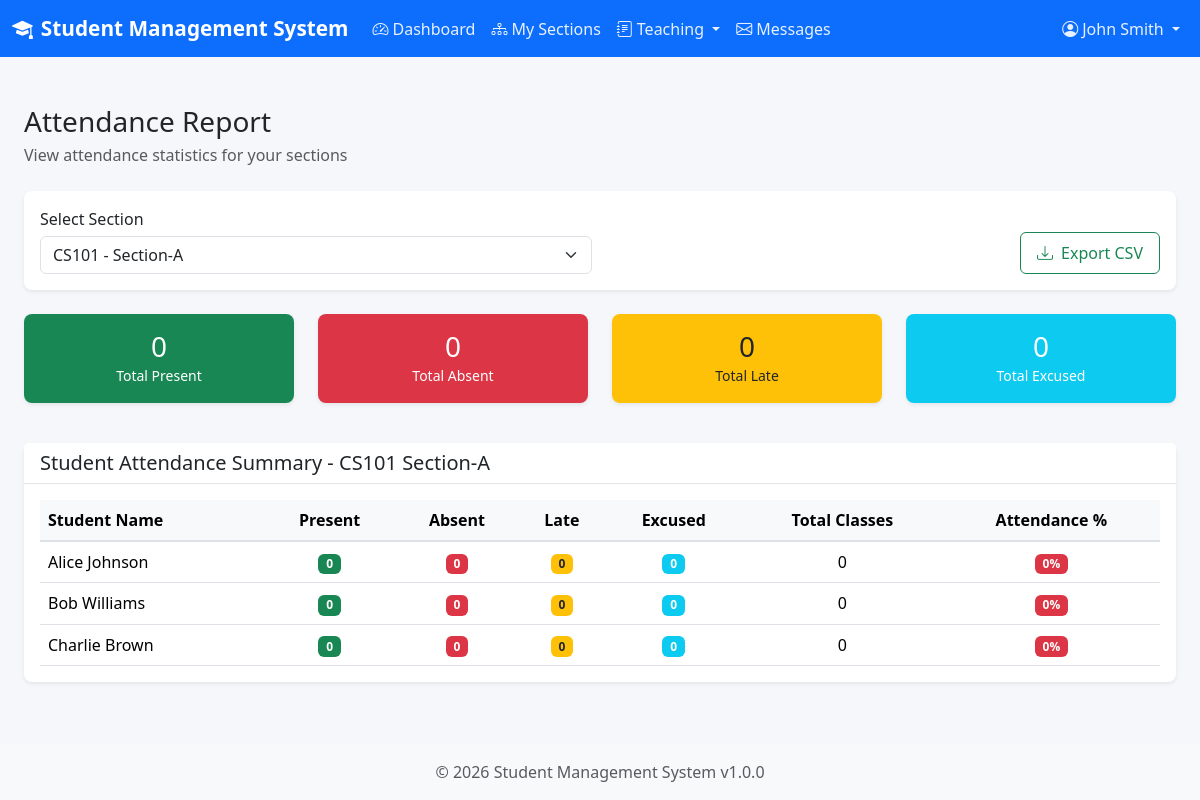
Screenshot of /modules/teacher/attendance_report.php?section_id=1 (signed in) with the database file from the repository.
### tables this page shows
CREATE TABLE IF NOT EXISTS sections (
    id INT AUTO_INCREMENT PRIMARY KEY,
    section_name VARCHAR(50) NOT NULL,
    course_id INT NOT NULL,
    teacher_id INT,
    room_number VARCHAR(20),
    schedule_time VARCHAR(100),
    max_students INT DEFAULT 40,
    status ENUM('active', 'inactive') DEFAULT 'active',
    created_at TIMESTAMP DEFAULT CURRENT_TIMESTAMP,
    updated_at TIMESTAMP DEFAULT CURRENT_TIMESTAMP ON UPDATE CURRENT_TIMESTAMP,
    FOREIGN KEY (course_id) REFERENCES courses(id) ON DELETE CASCADE,
    FOREIGN KEY (teacher_id) REFERENCES users(id) ON DELETE SET NULL,
    UNIQUE KEY unique_section_course (section_name, course_id)
);

CREATE TABLE IF NOT EXISTS courses (
    id INT AUTO_INCREMENT PRIMARY KEY,
    course_code VARCHAR(20) NOT NULL UNIQUE,
    course_name VARCHAR(100) NOT NULL,
    description TEXT,
    credits INT DEFAULT 3,
    status ENUM('active', 'inactive') DEFAULT 'active',
    created_at TIMESTAMP DEFAULT CURRENT_TIMESTAMP,
    updated_at TIMESTAMP DEFAULT CURRENT_TIMESTAMP ON UPDATE CURRENT_TIMESTAMP
);

CREATE TABLE IF NOT EXISTS users (
    id INT AUTO_INCREMENT PRIMARY KEY,
    username VARCHAR(50) NOT NULL UNIQUE,
    password VARCHAR(255) NOT NULL,
    role ENUM('admin', 'teacher', 'student') NOT NULL,
    full_name VARCHAR(100) NOT NULL,
    created_at TIMESTAMP DEFAULT CURRENT_TIMESTAMP,
    updated_at TIMESTAMP DEFAULT CURRENT_TIMESTAMP ON UPDATE CURRENT_TIMESTAMP
);

### includes/db_operations.php (called while the page is built, shortened)
<?php
function getSectionById($id) {
    $db = getDB();
    $stmt = $db->prepare("SELECT s.*, c.course_code, c.course_name, c.credits, u.full_name as teacher_name, up.email as teacher_email
                          FROM sections s
                          JOIN courses c ON s.course_id = c.id
                          LEFT JOIN users u ON s.teacher_id = u.id
                          LEFT JOIN user_profiles up ON u.id = up.user_id
                          WHERE s.id = ?");
    $stmt->execute([$id]);
    return $stmt->fetch();
}
function getSectionsByTeacher($teacherId) {
    $db = getDB();
    $stmt = $db->prepare("SELECT s.*, c.course_code, c.course_name, c.credits,
                          (SELECT COUNT(*) FROM enrollments e WHERE e.section_id = s.id AND e.status = 'enrolled') as student_count
                          FROM sections s
                          JOIN courses c ON s.course_id = c.id
                          WHERE s.teacher_id = ? AND s.status = 'active'
                          ORDER BY c.course_code, s.section_name");
    $stmt->execute([$teacherId]);
    return $stmt->fetchAll();
}
function getAttendanceSummary($sectionId) {
    $db = getDB();
    $stmt = $db->prepare("SELECT u.id, u.full_name,
                          SUM(CASE WHEN a.status = 'present' THEN 1 ELSE 0 END) as present_count,
                          SUM(CASE WHEN a.status = 'absent' THEN 1 ELSE 0 END) as absent_count,
                          SUM(CASE WHEN a.status = 'late' THEN 1 ELSE 0 END) as late_count,
                          SUM(CASE WHEN a.status = 'excused' THEN 1 ELSE 0 END) as excused_count,
                          COUNT(a.id) as total_classes
                          FROM enrollments e
                          JOIN users u ON e.student_id = u.id
                          LEFT JOIN attendance a ON a.student_id = u.id AND a.section_id = e.section_id
                          WHERE e.section_id = ? AND e.status = 'enrolled'
                          GROUP BY u.id, u.full_name
                          ORDER BY u.full_name");
    $stmt->execute([$sectionId]);
    return $stmt->fetchAll();
}

### includes/helpers.php (called while the page is built, shortened)
<?php
function sanitize($input) {
    return htmlspecialchars(trim($input), ENT_QUOTES, 'UTF-8');
}

### modules/teacher/attendance_report.php (the view, shortened to what this page needs)
<?php
require_once __DIR__ . '/../../includes/db_operations.php';
require_once __DIR__ . '/../../includes/helpers.php';
$teacherId = getCurrentUserId();
$sectionId = intval($_GET['section_id'] ?? 0);
$section = null;
if ($sectionId) {
    $section = getSectionById($sectionId);
}
$sections = getSectionsByTeacher($teacherId);
$attendanceSummary = $sectionId ? getAttendanceSummary($sectionId) : [];
include __DIR__ . '/../../includes/header.php';
?>
<div class="container-fluid py-4">
    <div class="d-flex justify-content-between align-items-center mb-4">
        <div>
            <h1 class="h3 mb-1">Attendance Report</h1>
            <p class="text-muted mb-0">View attendance statistics for your sections</p>
        </div>
    </div>
    <div class="card shadow-sm mb-4">
        <div class="card-body">
            <form method="GET" action="" class="row g-3 align-items-end">
                <div class="col-md-6">
                    <label class="form-label">Select Section</label>
                    <select class="form-select" name="section_id" onchange="this.form.submit()">
                        <?php foreach ($sections as $sec): ?>
                            <option value="<?php echo $sec['id']; ?>" <?php echo $sectionId == $sec['id'] ? 'selected' : ''; ?>>
                                <?php echo sanitize($sec['course_code'] . ' - ' . $sec['section_name']); ?>
                            </option>
                        <?php endforeach; ?>
                    </select>
                </div>
                <?php if ($section): ?>
                    <div class="col-md-6 text-md-end">
                        <a class="btn btn-outline-success" href="?section_id=<?php echo $sectionId; ?>&export=csv">
                            <i class="bi bi-download me-2"></i>Export CSV
                        </a>
                    </div>
                <?php endif; ?>
            </form>
        </div>
    </div>
    <?php if ($section && !empty($attendanceSummary)): ?>
        <?php
        $totalPresent = array_sum(array_column($attendanceSummary, 'present_count'));
        $totalAbsent = array_sum(array_column($attendanceSummary, 'absent_count'));
        $totalLate = array_sum(array_column($attendanceSummary, 'late_count'));
        $totalExcused = array_sum(array_column($attendanceSummary, 'excused_count'));
        ?>
        <div class="row mb-4">
            <div class="col-md-3 mb-3">
                <div class="card bg-success text-white">
                    <div class="card-body text-center">
                        <h3 class="mb-0"><?php echo $totalPresent; ?></h3>
                        <small>Total Present</small>
                    </div>
                </div>
            </div>
            <div class="col-md-3 mb-3">
                <div class="card bg-danger text-white">
                    <div class="card-body text-center">
                        <h3 class="mb-0"><?php echo $totalAbsent; ?></h3>
                        <small>Total Absent</small>
                    </div>
                </div>
            </div>
            <div class="col-md-3 mb-3">
                <div class="card bg-warning text-dark">
                    <div class="card-body text-center">
                        <h3 class="mb-0"><?php echo $totalLate; ?></h3>
                        <small>Total Late</small>
                    </div>
                </div>
            </div>
            <div class="col-md-3 mb-3">
                <div class="card bg-info text-white">
                    <div class="card-body text-center">
                        <h3 class="mb-0"><?php echo $totalExcused; ?></h3>
                        <small>Total Excused</small>
                    </div>
                </div>
            </div>
        </div>
        <div class="card shadow-sm">
            <div class="card-header">
                <h5 class="mb-0">Student Attendance Summary - <?php echo sanitize($section['course_code'] . ' ' . $section['section_name']); ?></h5>
            </div>
            <div class="card-body">
                <div class="table-responsive">
                    <table class="table table-hover">
                        <thead class="table-light">
                            <tr>
                                <th>Student Name</th>
                                <th class="text-center">Present</th>
                                <th class="text-center">Absent</th>
                                <th class="text-center">Late</th>
                                <th class="text-center">Excused</th>
                                <th class="text-center">Total Classes</th>
                                <th class="text-center">Attendance %</th>
                            </tr>
                        </thead>
                        <tbody>
                            <?php foreach ($attendanceSummary as $student):
                                $totalClasses = $student['total_classes'] ?: 0;
                                $present = $student['present_count'] ?: 0;
                                $late = $student['late_count'] ?: 0;
                                $percentage = $totalClasses > 0 ? round((($present + $late) / $totalClasses) * 100, 1) : 0;
                                $badgeClass = $percentage >= 80 ? 'bg-success' : ($percentage >= 60 ? 'bg-warning text-dark' : 'bg-danger');
                            ?>
                                <tr>
                                    <td><?php echo sanitize($student['full_name']); ?></td>
                                    <td class="text-center"><span class="badge bg-success"><?php echo $present; ?></span></td>
                                    <td class="text-center"><span class="badge bg-danger"><?php echo $student['absent_count'] ?: 0; ?></span></td>
                                    <td class="text-center"><span class="badge bg-warning text-dark"><?php echo $late; ?></span></td>
                                    <td class="text-center"><span class="badge bg-info"><?php echo $student['excused_count'] ?: 0; ?></span></td>
                                    <td class="text-center"><?php echo $totalClasses; ?></td>
                                    <td class="text-center">
                                        <span class="badge <?php echo $badgeClass; ?>"><?php echo $percentage; ?>%</span>
                                    </td>
                                </tr>
                            <?php endforeach; ?>
                        </tbody>
                    </table>
                </div>
            </div>
        </div>
    <?php elseif ($section): ?>
        <div class="alert alert-info">
            <i class="bi bi-info-circle me-2"></i>No attendance records found for this section.
        </div>
    <?php endif; ?>
</div>
<?php include __DIR__ . '/../../includes/footer.php'; ?>

### assets/css/style.css (style rules this page uses)
:root { --primary-color: #0d6efd; --secondary-color: #6c757d; --success-color: #198754; --danger-color: #dc3545; --warning-color: #ffc107; --info-color: #0dcaf0; --light-color: #f8f9fa; --dark-color: #212529; }
body { background-color: #f5f7fa; min-height: 100vh; display: flex; flex-direction: column; }
.card { border: none; border-radius: 0.5rem; box-shadow: 0 0.125rem 0.25rem rgba(0, 0, 0, 0.075); transition: box-shadow 0.15s ease-in-out; }
.card-header { background-color: #fff; border-bottom: 1px solid rgba(0, 0, 0, 0.1); font-weight: 600; }
.table { margin-bottom: 0; }
.table thead th { background-color: #f8f9fa; border-bottom: 2px solid #dee2e6; font-weight: 600; white-space: nowrap; }
.form-label { font-weight: 500; margin-bottom: 0.3rem; }
.btn { font-weight: 500; padding: 0.5rem 1rem; }

### rows the page displays
sections: course+section_name "CS101 Section-A"
users: full_name "Alice Johnson", present "0", absent_count "0", late "0", excused_count "0", totalClasses "0", percentage "0"
users: full_name "Bob Williams", present "0", absent_count "0", late "0", excused_count "0", totalClasses "0", percentage "0"
users: full_name "Charlie Brown", present "0", absent_count "0", late "0", excused_count "0", totalClasses "0", percentage "0"

### other values shown
APP_NAME "Student Management System"
getCurrentUserName() "John Smith"
$totalPresent "0"
$totalAbsent "0"
$totalLate "0"
$totalExcused "0"
APP_VERSION "1.0.0"
form field section_id "CS101 - Section-A"
